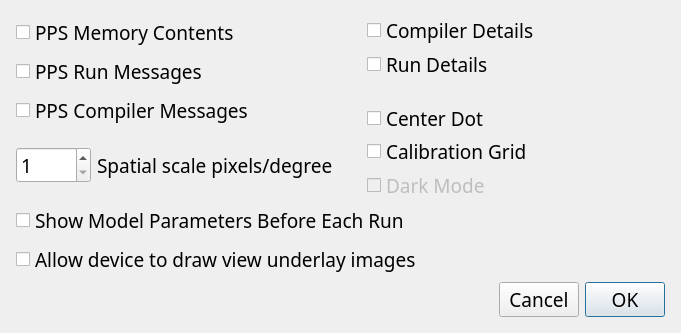
<?xml version="1.0" encoding="UTF-8"?>
<ui version="4.0">
 <class>DialogDisplayControls</class>
 <widget class="QDialog" name="DialogDisplayControls">
  <property name="geometry">
   <rect>
    <x>0</x>
    <y>0</y>
    <width>681</width>
    <height>333</height>
   </rect>
  </property>
  <property name="minimumSize">
   <size>
    <width>554</width>
    <height>278</height>
   </size>
  </property>
  <property name="maximumSize">
   <size>
    <width>3000</width>
    <height>3000</height>
   </size>
  </property>
  <property name="font">
   <font>
    <family>Fira Mono</family>
    <pointsize>14</pointsize>
   </font>
  </property>
  <property name="windowTitle">
   <string>Display Controls</string>
  </property>
  <layout class="QGridLayout" name="gridLayout">
   <item row="0" column="0">
    <layout class="QVBoxLayout" name="verticalLayout_3">
     <property name="leftMargin">
      <number>5</number>
     </property>
     <property name="topMargin">
      <number>5</number>
     </property>
     <property name="rightMargin">
      <number>5</number>
     </property>
     <property name="bottomMargin">
      <number>5</number>
     </property>
     <item>
      <layout class="QHBoxLayout" name="horizontalLayout_3">
       <item>
        <layout class="QVBoxLayout" name="verticalLayout">
         <property name="leftMargin">
          <number>0</number>
         </property>
         <item>
          <widget class="QCheckBox" name="checkBoxPPSMemoryContents">
           <property name="font">
            <font>
             <family>Fira Mono</family>
             <pointsize>14</pointsize>
            </font>
           </property>
           <property name="text">
            <string>PPS Memory Contents</string>
           </property>
          </widget>
         </item>
         <item>
          <widget class="QCheckBox" name="checkBoxPPSRunMessages">
           <property name="font">
            <font>
             <family>Fira Mono</family>
             <pointsize>14</pointsize>
            </font>
           </property>
           <property name="text">
            <string>PPS Run Messages</string>
           </property>
          </widget>
         </item>
         <item>
          <widget class="QCheckBox" name="checkBoxPPSCompilerMessages">
           <property name="font">
            <font>
             <family>Fira Mono</family>
             <pointsize>14</pointsize>
            </font>
           </property>
           <property name="text">
            <string>PPS Compiler Messages</string>
           </property>
          </widget>
         </item>
         <item>
          <layout class="QHBoxLayout" name="horizontalLayout">
           <item>
            <widget class="QSpinBox" name="spinBoxSpatialScale">
             <property name="enabled">
              <bool>true</bool>
             </property>
             <property name="minimumSize">
              <size>
               <width>75</width>
               <height>0</height>
              </size>
             </property>
             <property name="font">
              <font>
               <family>Fira Mono</family>
               <pointsize>14</pointsize>
              </font>
             </property>
             <property name="styleSheet">
              <string notr="true"/>
             </property>
             <property name="suffix">
              <string/>
             </property>
             <property name="minimum">
              <number>1</number>
             </property>
             <property name="maximum">
              <number>100</number>
             </property>
             <property name="singleStep">
              <number>5</number>
             </property>
            </widget>
           </item>
           <item>
            <widget class="QLabel" name="label">
             <property name="enabled">
              <bool>true</bool>
             </property>
             <property name="font">
              <font>
               <family>Fira Mono</family>
               <pointsize>14</pointsize>
              </font>
             </property>
             <property name="text">
              <string>Spatial scale pixels/degree</string>
             </property>
            </widget>
           </item>
          </layout>
         </item>
        </layout>
       </item>
       <item>
        <spacer name="horizontalSpacer_2">
         <property name="font">
          <font>
           <family>Fira Mono</family>
           <pointsize>14</pointsize>
          </font>
         </property>
         <property name="orientation">
          <enum>Qt::Horizontal</enum>
         </property>
         <property name="sizeType">
          <enum>QSizePolicy::Fixed</enum>
         </property>
         <property name="sizeHint" stdset="0">
          <size>
           <width>28</width>
           <height>17</height>
          </size>
         </property>
        </spacer>
       </item>
       <item>
        <layout class="QVBoxLayout" name="verticalLayout_2">
         <item>
          <widget class="QCheckBox" name="checkBoxCompilerDetails">
           <property name="font">
            <font>
             <family>Fira Mono</family>
             <pointsize>14</pointsize>
            </font>
           </property>
           <property name="text">
            <string>Compiler Details</string>
           </property>
          </widget>
         </item>
         <item>
          <widget class="QCheckBox" name="checkBoxRunDetails">
           <property name="font">
            <font>
             <family>Fira Mono</family>
             <pointsize>14</pointsize>
            </font>
           </property>
           <property name="text">
            <string>Run Details</string>
           </property>
          </widget>
         </item>
         <item>
          <spacer name="verticalSpacer">
           <property name="font">
            <font>
             <family>Fira Mono</family>
             <pointsize>14</pointsize>
            </font>
           </property>
           <property name="orientation">
            <enum>Qt::Vertical</enum>
           </property>
           <property name="sizeType">
            <enum>QSizePolicy::Fixed</enum>
           </property>
           <property name="sizeHint" stdset="0">
            <size>
             <width>20</width>
             <height>20</height>
            </size>
           </property>
          </spacer>
         </item>
         <item>
          <widget class="QCheckBox" name="checkBoxCenterDot">
           <property name="enabled">
            <bool>true</bool>
           </property>
           <property name="font">
            <font>
             <family>Fira Mono</family>
             <pointsize>14</pointsize>
            </font>
           </property>
           <property name="text">
            <string>Center Dot</string>
           </property>
          </widget>
         </item>
         <item>
          <widget class="QCheckBox" name="checkBoxCalibrationGrid">
           <property name="enabled">
            <bool>true</bool>
           </property>
           <property name="font">
            <font>
             <family>Fira Mono</family>
             <pointsize>14</pointsize>
            </font>
           </property>
           <property name="text">
            <string>Calibration Grid</string>
           </property>
          </widget>
         </item>
         <item>
          <widget class="QCheckBox" name="checkBoxDarkMode">
           <property name="enabled">
            <bool>false</bool>
           </property>
           <property name="font">
            <font>
             <family>Fira Mono</family>
             <pointsize>14</pointsize>
            </font>
           </property>
           <property name="text">
            <string>Dark Mode</string>
           </property>
           <property name="checkable">
            <bool>true</bool>
           </property>
          </widget>
         </item>
        </layout>
       </item>
      </layout>
     </item>
     <item>
      <widget class="QCheckBox" name="checkBoxShowModelParameters">
       <property name="font">
        <font>
         <family>Fira Mono</family>
         <pointsize>14</pointsize>
        </font>
       </property>
       <property name="text">
        <string>Show Model Parameters Before Each Run</string>
       </property>
      </widget>
     </item>
     <item>
      <widget class="QCheckBox" name="checkBoxAllowDeviceImages">
       <property name="font">
        <font>
         <family>Fira Mono</family>
         <pointsize>14</pointsize>
        </font>
       </property>
       <property name="text">
        <string>Allow device to draw view underlay images</string>
       </property>
      </widget>
     </item>
     <item>
      <layout class="QHBoxLayout" name="horizontalLayout_2">
       <item>
        <spacer name="horizontalSpacer">
         <property name="font">
          <font>
           <family>Fira Mono</family>
           <pointsize>14</pointsize>
          </font>
         </property>
         <property name="orientation">
          <enum>Qt::Horizontal</enum>
         </property>
         <property name="sizeHint" stdset="0">
          <size>
           <width>308</width>
           <height>20</height>
          </size>
         </property>
        </spacer>
       </item>
       <item>
        <widget class="QPushButton" name="pushButtonCancel">
         <property name="font">
          <font>
           <family>Fira Mono</family>
           <pointsize>14</pointsize>
          </font>
         </property>
         <property name="text">
          <string>Cancel</string>
         </property>
        </widget>
       </item>
       <item>
        <widget class="QPushButton" name="pushButtonOK">
         <property name="font">
          <font>
           <family>Fira Mono</family>
           <pointsize>14</pointsize>
          </font>
         </property>
         <property name="text">
          <string>OK</string>
         </property>
         <property name="default">
          <bool>true</bool>
         </property>
        </widget>
       </item>
      </layout>
     </item>
    </layout>
   </item>
  </layout>
 </widget>
 <resources/>
 <connections/>
</ui>
